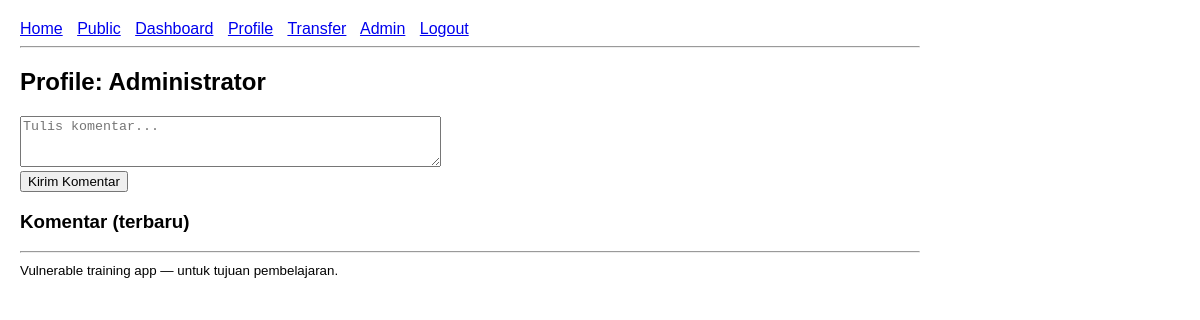
/profile (signed in), run on an earlier commit of the app's database.
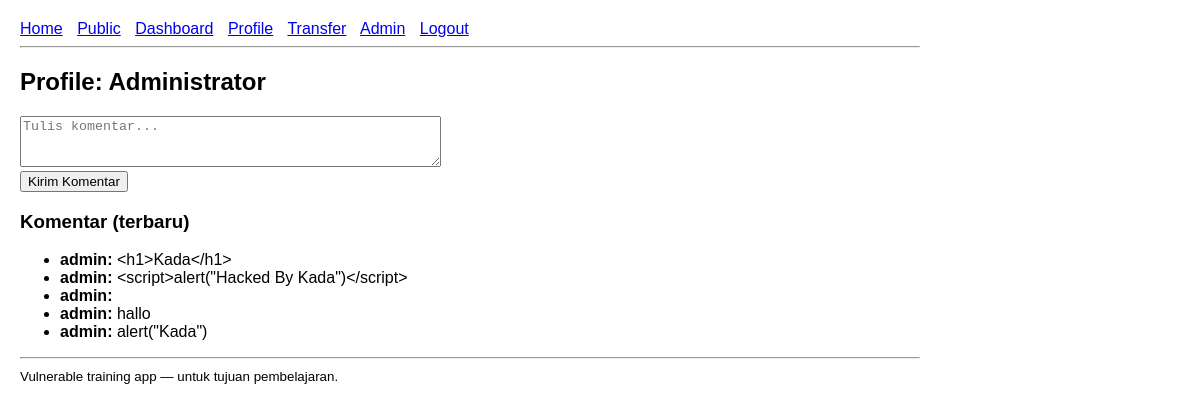
And on a later commit of the database.
### tables this page shows
CREATE TABLE comments (
    id INTEGER PRIMARY KEY AUTOINCREMENT,
    user_id INTEGER,
    comment TEXT,
    FOREIGN KEY(user_id) REFERENCES users(id)
);

CREATE TABLE users (
    id INTEGER PRIMARY KEY AUTOINCREMENT,
    username TEXT UNIQUE,
    password TEXT,
    role TEXT,
    fullname TEXT
);

### app.py (the view)
@app.route("/profile", methods=["GET", "POST"])
@login_required
def profile():
    db = get_db()
    user_id = session["user_id"]
    if request.method == "POST":
        comment = request.form.get("comment", "")
        db.execute("INSERT INTO comments (user_id, comment) VALUES (?, ?)", (user_id, comment))
        db.commit()
        flash("Komentar ditambahkan", "success")
        return redirect(url_for("profile"))
    user = db.execute("SELECT * FROM users WHERE id = ?", (user_id,)).fetchone()
    comments = db.execute("SELECT c.*, u.username FROM comments c JOIN users u ON c.user_id = u.id ORDER BY c.id DESC").fetchall()
    return render_template("profile.html", user=user, comments=comments)

### app.py (called while the page is built)
def get_db():
    db = getattr(g, "_database", None)
    if db is None:
        db = g._database = sqlite3.connect(DATABASE)
        db.row_factory = sqlite3.Row
    return db

@app.teardown_appcontext
def close_connection(exc):
    db = getattr(g, "_database", None)
    if db is not None:
        db.close()

def login_required(fn):
    from functools import wraps
    @wraps(fn)
    def wrapper(*args, **kwargs):
        if "user_id" not in session:
            return redirect(url_for("login"))
        return fn(*args, **kwargs)
    return wrapper

### templates/profile.html
{% extends "base.html" %}
{% block content %}
<h2>Profile: {{ user.fullname }}</h2>
<form method="post">
  <textarea name="comment" rows="3" cols="50" placeholder="Tulis komentar..."></textarea><br>
  <button type="submit">Kirim Komentar</button>
</form>
<h3>Komentar (terbaru)</h3>
<ul>
  {% for c in comments %}
    <li><strong>{{ c.username }}:</strong> {{ c.comment | safe }}</li>
  {% endfor %}
</ul>
{% endblock %}

What changed in the data, as far as the page shows it:
added comments: username "admin", comment "<h1>Kada</h1>"
added comments: username "admin", comment "<script>alert(\"Hacked By Kada\")</script>"
added comments: username "admin"
added comments: username "admin", comment "hallo"
added comments: username "admin", comment "alert(\"Kada\")"
